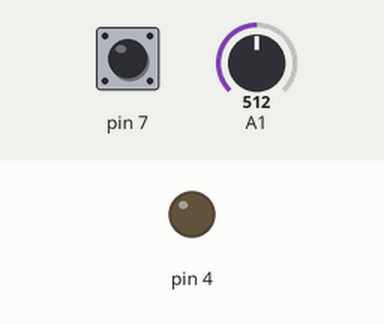
This sketch was run on a simulated Arduino Uno, built with avr-gcc and run on an emulated ATmega328P. On the bench: output pins drawn as LEDs (lit = HIGH). The inputs (shaded band) are chosen by the test bench; at power-on: A1 = 512, pin 7 HIGH. Pins used as bus, display or sensor lines are not drawn; what the sketch prints to the serial monitor is not drawn.

Above: at 10.1 s.
10.2 s: A1 set to 716
22.4 s: pin 7 pulled LOW for 3 s
At 23.9 s:
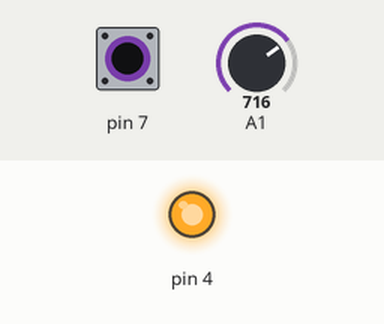
37.6 s: A1 set to 306
Timing chart, 0 to 40.6 s (numbered marks = the images above; inputs shaded):
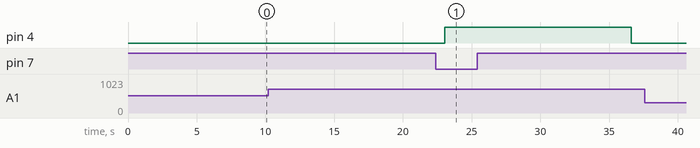

The sketch:

Tune.ino
```cpp
//#define tempo 400

String t[] = {"C", "C#", "D", "D#", "E", "F", "F#", "G", "G#", "A", "A#", "B"};
#define G5 79
#define FS5 78
#define F5 77
#define E5 76
#define DS5 75
#define D5 74
#define CS5 73
#define C5 72
#define B4 71 //71 is the normal B, but in Bminor set to 70
#define AS4 70
#define A4 69
#define GS4 68
#define G4 67
#define FS4 66
#define F4 65
#define E4 64
#define DS4 64
#define D4 62
#define CS4 61
#define C4 60
#define R 250

#define BUZZ 10

byte notesDaisy[] = {
  C5, A4, F4, C4, D4, E4, F4, D4, F4, C4,
  D4, B4, A4, F4, D4, E4, F4, G4, A4, G4, A4, B4, A4, G4,
  C5, A4, G4, F4, G4, A4, F4, D4, F4, D4, C4, C4,
  F4, A4, G4, R, F4, A4, G4, A4, B4, C5, A4, F4, G4, C4, F4
};

//in multiples of quarters
byte lenDaisy[] = {
  3, 3, 3, 3, 1, 1, 1, 2, 1, 6,
  3, 3, 3, 3, 1, 1, 1, 2, 1, 5, 1, 1, 1, 1,
  2, 1, 1, 4, 1, 2, 1, 2, 1, 1, 4, 1,
  2, 1, 1, 2, 2, 1, 1, 1, 1, 1, 1, 1, 2, 1, 5
};

byte notesGreen[] = {
  A4, C5, D5, E5, F5, E5, D5, B4,  G4, A5, B4, C5, A4, A4, GS4, A4,
  B4, FS4, E4, A4, C5, D5, E5, F5, E5, D5, B4, G4, A4, B4,
  C5, B4, A4, GS4, FS4, GS4, A4, A4, G5, G5, F5, E5, F5, B4, G4, A4, B4,

  // A4,B4,C4,D5,E5,C5,
};

//in multiples of eigths
byte lenGreen[] = {

  2,  4, 2,  3, 1, 2,  4, 2,  3, 1, 2,  4, 2,  3, 1, 2,
  4, 2,  4, 2,  4, 2,  3, 1, 2,  4, 2,  3, 1, 2,
  3, 1, 2,  3, 1, 2,  6,  6,  6, 3, 1, 2, 2, 1,  3, 1, 2,

  //1,1,1,1,1,1,
};

int beat = 0, tempo = map(analogRead(1),0,710,0,800),currTempo,
  currSong = 0;
//0 Daisy Bell
//1 Greensleeves


void setup() {
  // put your setup code here, to run once:
  pinMode(10, OUTPUT);
  pinMode(4, OUTPUT);
  pinMode(7,INPUT_PULLUP);
  digitalWrite(4,LOW);
  Serial.begin(19200);

}

int scale(int place) {
  if (place == C4) {
    return 262;
  }
  return (pow(2, (float)(place - 69) / 12) * 440);
}

int getBeat(int bpm) {
  return ((float)60 / bpm) * 1000;
}

String mapNote(byte note) {
  if (note < 200) {
    return t[(60 - note) % 13];
  } else {
    return "Rest";
  }
}

void playNote(int midi, int len) {
  //midi is MIDI number, len is the multiple of a quarter note
  //TODO implement either and smaller notes.
  //  getBeat needs to divide by 4, or more and here we'd multiply

  //midi+=12; //shift an octave
  len = beat * len;
  //Serial.println(scale(midi));
  buzz(BUZZ, scale(midi), len / 2);
  delayMicroseconds(len / 2 * 1.3);
  buzz(BUZZ, 0, len);
}

void pN(int midi, int len) {
  playNote(midi, len);
}

void changeSong(){
  currSong++;
  if (currSong > 1){
    currSong = 0;
  }
  if (currSong == 0){
    playMusic(notesDaisy,lenDaisy,sizeof(notesDaisy)/sizeof(byte));
  }else{
    playMusic(notesGreen,lenGreen,sizeof(notesGreen)/sizeof(byte));
  }
}

void playMusic(byte notes[], byte len[],int s){
    Serial.println(sizeof(notes));
    for (unsigned i = 0; i < s; i++) {
      Serial.print("Note: ");
      Serial.print(mapNote(notes[i]));
      Serial.print(" Beats: ");
      Serial.print(len[i]);
      Serial.print(" Frequency: ");
      Serial.print(scale(notes[i]));
      Serial.print(" Tempo: ");
      Serial.println(map(analogRead(1),0,710,0,800));
      //Serial.println(analogRead(1));
    currTempo = map(analogRead(1), 0, 710, 0, 800);
      if (abs(tempo-currTempo) > 10 and currTempo > 100){
       tempo = currTempo;
        beat = getBeat(tempo);
      }
      playNote(notes[i], len[i]);
      if (digitalRead(7)==LOW){
        digitalWrite(4,HIGH);
        changeSong();
        break;
      }else{
        digitalWrite(4,LOW);
      }
  }
}

void loop() {
  beat = getBeat(tempo);
  //playMusic(notesGreen,lenGreen,sizeof(notesDaisy)/sizeof(byte));
  changeSong();
 // delay(15000);
}

void buzz(int targetPin, long frequency, long length) {
//  digitalWrite(13, HIGH);
  long delayValue = 1000000 / abs(frequency) / 2;
  long numCycles = abs(frequency) * length / 1000;


  for (long i = 0; i < numCycles; i++) {
    if (frequency != 250) {
      digitalWrite(targetPin, HIGH);
    }
    delayMicroseconds(delayValue);
    digitalWrite(targetPin, LOW);
    delayMicroseconds(delayValue);
  }
//  digitalWrite(13, LOW);

}
```

Measured:
- after the input at 10.2 s, every drawn part: stays the same
- after the input at 22.4 s, pin 4: LOW → HIGH after 0.64 s, → LOW 13.6 s later
- after the input at 37.6 s, every drawn part: stays the same
